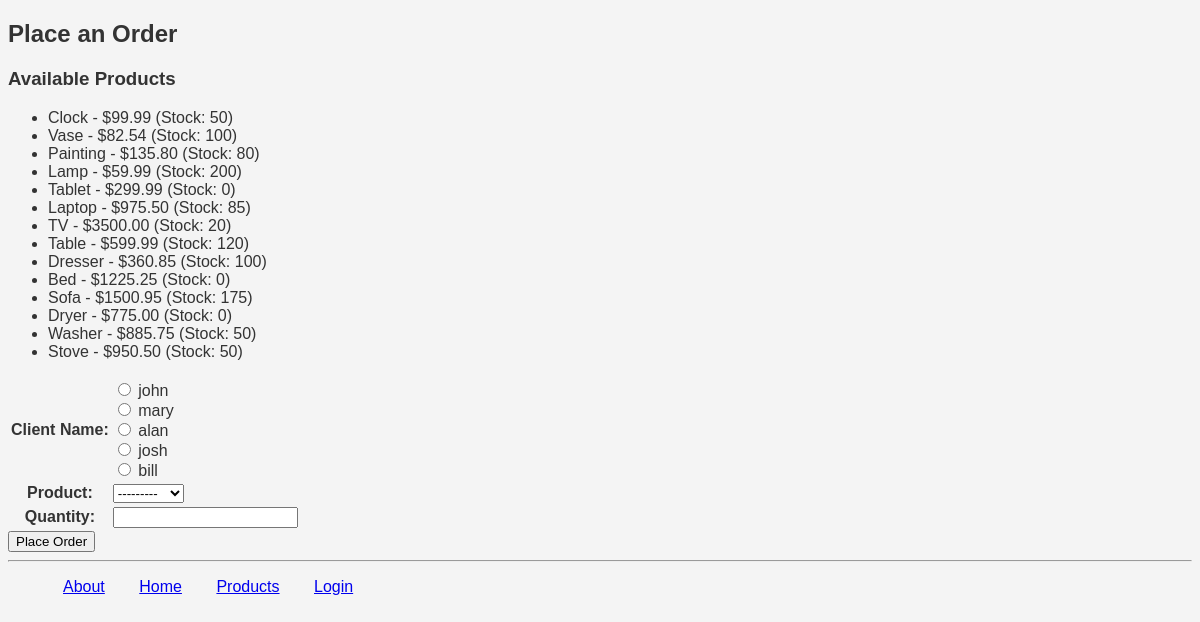
/myapp/place_order/, run on an earlier commit of the app's database.
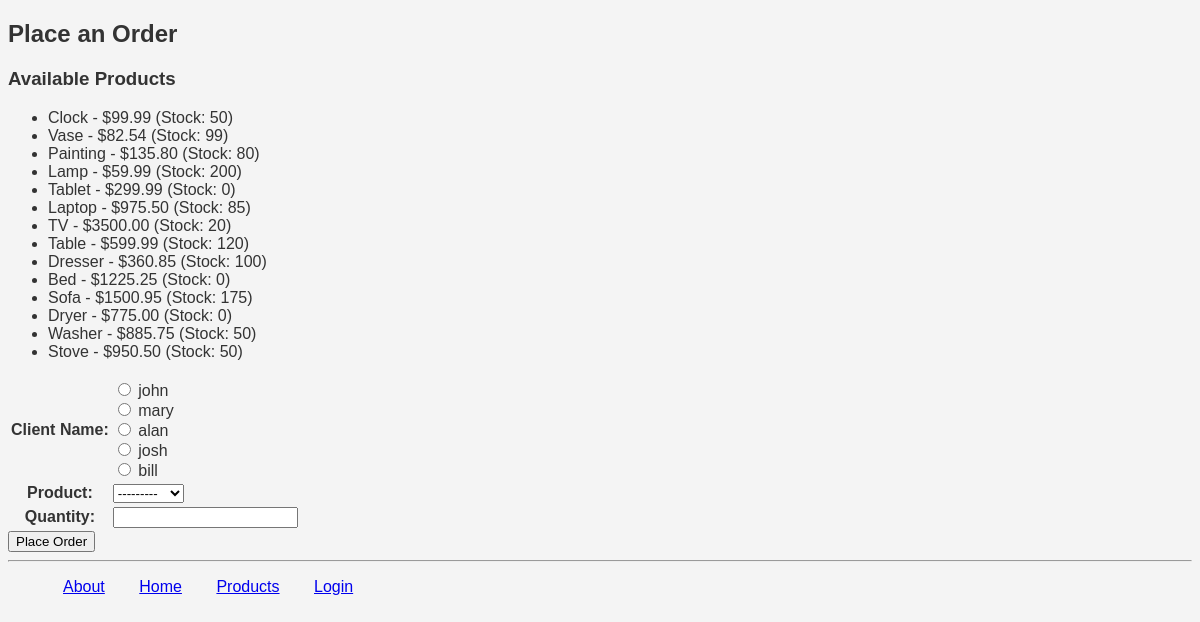
And on a later commit of the database.
### myapp/models.py (models this page shows, shortened)
class Product(models.Model):
    category = models.ForeignKey(Category, related_name='products', on_delete=models.CASCADE)
    name = models.CharField(max_length=200)
    price = models.DecimalField(max_digits=10, decimal_places=2)
    stock = models.PositiveIntegerField(default=100)
    available = models.BooleanField(default=True)
    description = models.TextField(null=True, blank=True)
    interested = models.PositiveIntegerField(default=0)
    def __str__(self):
        return self.name

### myapp/views.py (the view)
# urls.py: path('place_order/', views.place_order, name='place_order'),  # URL for order placement
def place_order(request):
    msg = ''  # Initialize message
    prodlist = Product.objects.all()  # Get all products
    if request.method == 'POST':  # Form was submitted
        form = OrderForm(request.POST)
        if form.is_valid():  # Check if valid
            order = form.save(commit=False)  # Create order but don't save yet
            if order.num_units <= order.product.stock:  # Check stock
                order.order_date = timezone.now().date()
                order.save()
                product = order.product
                product.stock -= order.num_units
                product.save()
                msg = 'Your order has been placed successfully.'
            else:
                msg = 'We do not have sufficient stock to fill your order.'
            return render(request, 'myapp/order_response.html', {'msg': msg})
    else:  # GET request - show empty form
        form = OrderForm()
    return render(request, 'myapp/placeorder.html', {
        'form': form,
        'msg': msg,
        'prodlist': prodlist
    })

### myapp/forms.py
class OrderForm(forms.ModelForm):
    class Meta:
        model = Order  # Based on Order model
        fields = ['client', 'product', 'num_units']  # Fields to include
        labels = {
            'num_units': 'Quantity',  # Custom label
            'client': 'Client Name'  # Custom label
        }
        widgets = {
            'client': forms.RadioSelect()  # Display clients as radio buttons
        }

### myapp/models.py (called while the page is built)
    def __str__(self):
        return self.username

### myapp/templates/myapp/placeorder.html (shortened to what this page needs)
{% extends 'myapp/base.html' %}
{% block body_block %}
    <h2>Place an Order</h2>
    <h3>Available Products</h3>
    {% if prodlist %}
        <ul>
            {% for product in prodlist %}
                <li>{{ product.name }} - ${{ product.price }} (Stock: {{ product.stock }})</li>
            {% endfor %}
        </ul>
    {% endif %}
    <form method="post">
        <table>
            {{ form.as_table }}
        </table>
        <input type="submit" value="Place Order">
    </form>
{% endblock %}

What changed in the data, as far as the page shows it:
changed Product "Vase": stock "100" → "99"
